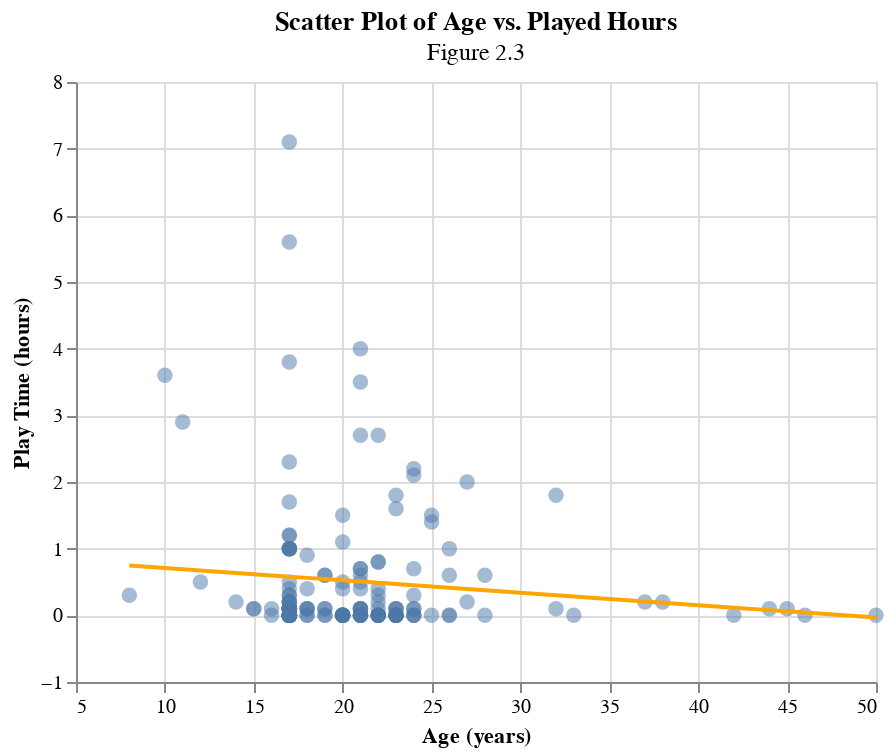

This figure's notebook cell:
### Code cell
lr_players_predictions_train = train_df.assign(predicted=lr_train_predictions, set="Train")
lr_players_predictions_test = test_df.assign(predicted=lr_test_predictions, set="Test")

lr_combined_data = pd.concat([lr_players_predictions_train, lr_players_predictions_test], ignore_index=True)

# display only 5 columns
lr_combined_data.sample(n=5, random_state=42)

lr_chart = alt.Chart(lr_combined_data).mark_circle(size=60, opacity=0.5).encode(
    alt.X('age:Q', title='Age (years)').scale(zero=False),
    alt.Y('played_hours:Q', title='Play Time (hours)'),
    tooltip=['age', 'played_hours']
).properties(
    title={'text': 'Scatter Plot of Age vs. Played Hours',
           'subtitle': 'Figure 2.3'},
    width=400,
    height=300
) + alt.Chart(lr_combined_data).mark_line(color="orange").encode(
    x="age",
    y="predicted"
)

lr_chart

### Figure 1 — Vega-Lite specification as saved in the notebook (floating-point values rounded to 4 significant figures; data arrays with more than 128 entries replaced by an {"elided": "..."} marker saying what was removed)
{"config": {"view": {"continuousWidth": 300, "continuousHeight": 300}}, "layer": [{"mark": {"type": "circle", "opacity": 0.5, "size": 60}, "encoding": {"tooltip": [{"field": "age", "type": "quantitative"}, {"field": "played_hours", "type": "quantitative"}], "x": {"field": "age", "scale": {"zero": false}, "title": "Age (years)", "type": "quantitative"}, "y": {"field": "played_hours", "title": "Play Time (hours)", "type": "quantitative"}}, "title": {"text": "Scatter Plot of Age vs. Played Hours", "subtitle": "Figure 2.3"}}, {"mark": {"type": "line", "color": "orange"}, "encoding": {"x": {"field": "age", "type": "quantitative"}, "y": {"field": "predicted", "type": "quantitative"}}}], "data": {"name": "data-19d14ad8d391c94723631695dd1fdef2"}, "height": 300, "width": 400, "$schema": "https://vega.github.io/schema/vega-lite/v5.20.1.json", "datasets": {"data-19d14ad8d391c94723631695dd1fdef2": {"elided": "181 records"}}}
